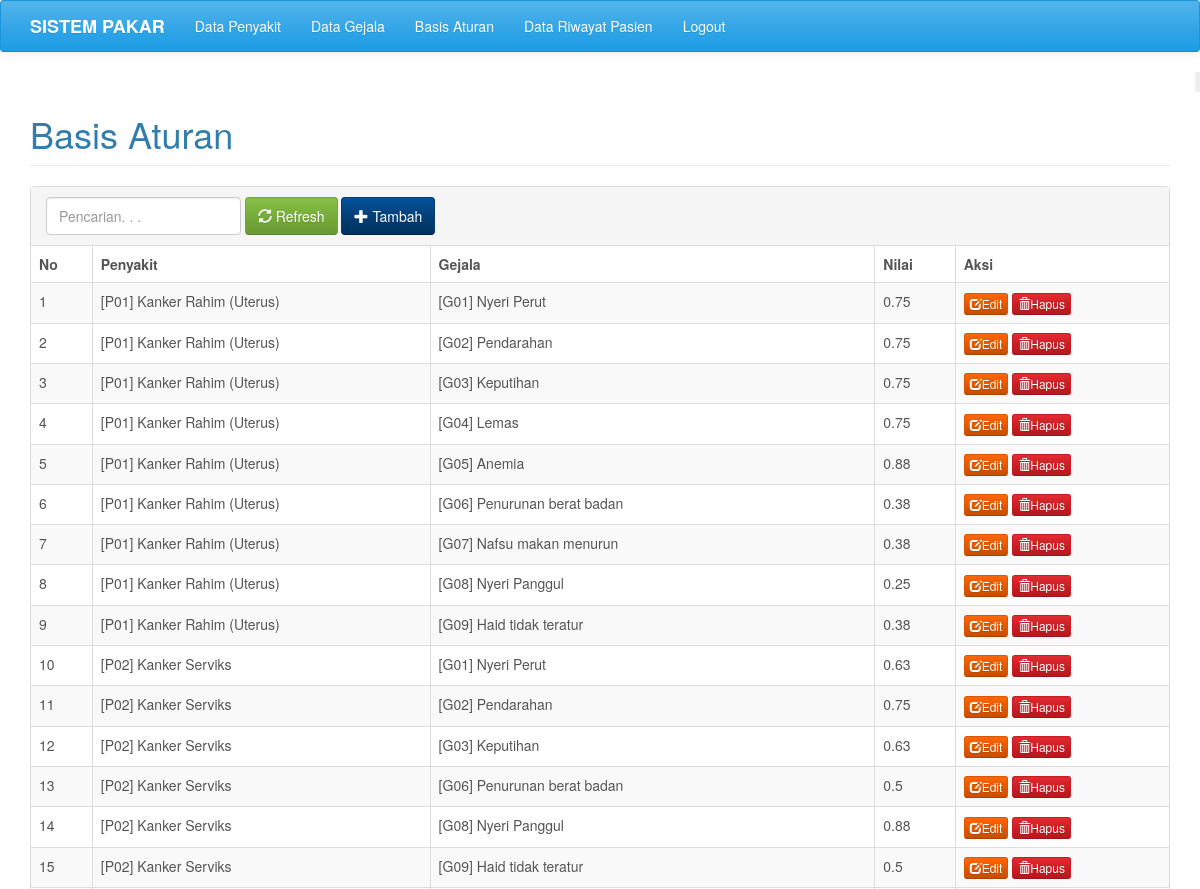
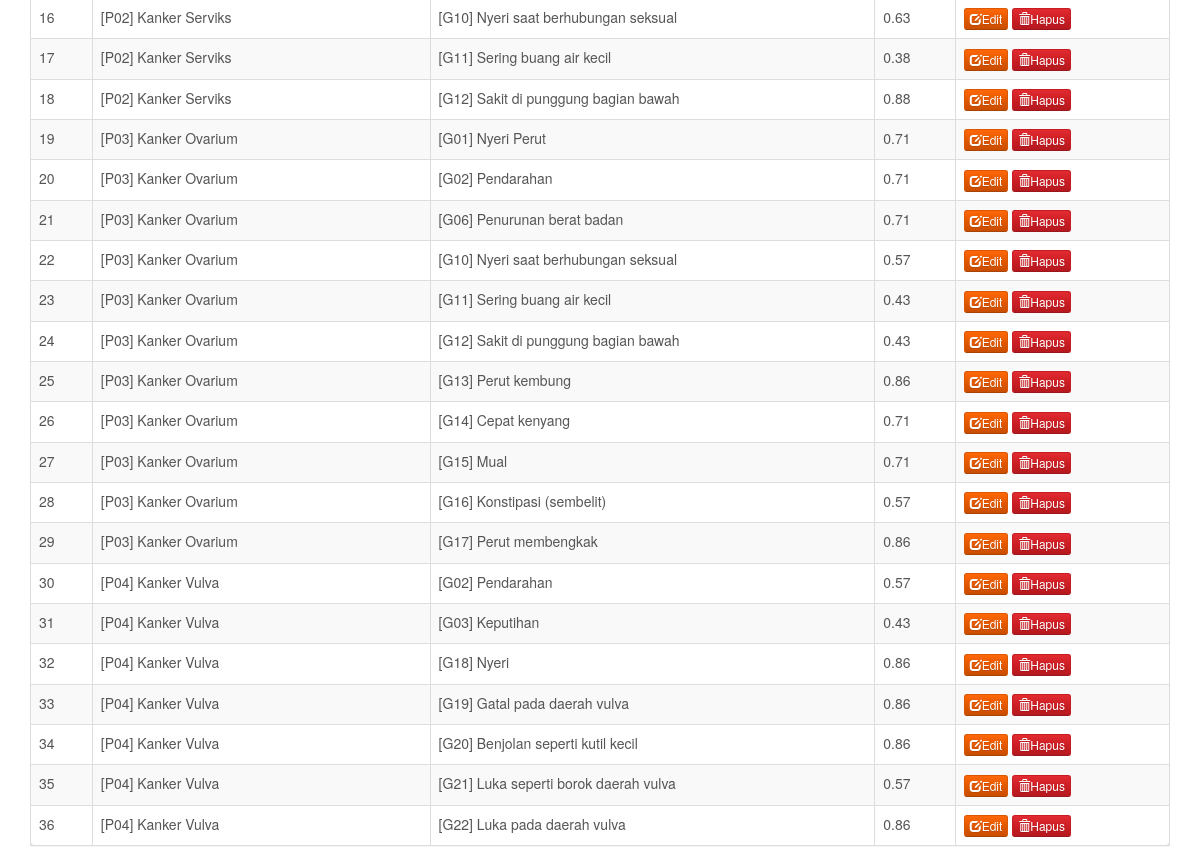
/admin/index.php?m=aturan (signed in), run on the app's committed database (2 pictures, top to bottom).
### tables this page shows
CREATE TABLE `tb_aturan` (
  `ID` int(11) NOT NULL,
  `kode_penyakit` varchar(16) DEFAULT NULL,
  `kode_gejala` varchar(16) DEFAULT NULL,
  `nilai` double DEFAULT NULL
);

CREATE TABLE `tb_penyakit` (
  `kode_penyakit` varchar(16) NOT NULL,
  `nama_penyakit` varchar(255) DEFAULT NULL,
  `keterangan` text DEFAULT NULL
);

CREATE TABLE `tb_gejala` (
  `kode_gejala` varchar(16) NOT NULL,
  `nama_gejala` varchar(255) DEFAULT NULL
);

### admin/functions.php (called while the page is built, shortened)
<?php
include 'config.php';
include '../includes/db.php';
$db = new DB($config['server'], $config['username'], $config['password'], $config['database_name']);
function _get($key, $val = null)
{
    if (isset($_GET[$key]))
        return $_GET[$key];
    else
        return $val;
}

### admin/config.php (called while the page is built)
<?php
$config["server"] = 'localhost';
$config["username"] = 'root';
$config["password"] = '';
$config["database_name"] = 'db_pakar';

### includes/db.php (called while the page is built, shortened)
<?php
class DB
{
	var $conn = null;
	public function __construct($host, $username, $passwd, $dbname)
	{
		$this->conn = mysqli_connect($host, $username, $passwd, $dbname);
	}
	public function query($sql)
	{
		$query = mysqli_query($this->conn, $sql) or die('<pre>Error mysqli_query: ' . mysqli_error($this->conn) . '<br />' . $sql . '</pre>');
		return $query;
	}
	public function get_results($sql)
	{
		$query = $this->query($sql);
		$arr = array();
		while ($row = mysqli_fetch_object($query)) {
			$arr[] = $row;
		}
		return $arr;
	}
}

### admin/aturan.php (the view, shortened to what this page needs)
<div class="page-header">
    <h1>Basis Aturan</h1>
</div>
<div class="panel panel-default">
    <div class="panel-heading">
        <form class="form-inline">
            <div class="form-group">
                <input class="form-control" type="text" placeholder="Pencarian. . ." name="q" value="<?= _get('q') ?>" />
            </div>
            <div class="form-group">
                <button class="btn btn-success"><span class="glyphicon glyphicon-refresh"></span> Refresh</button>
            </div>
            <div class="form-group">
                <a class="btn btn-info" href="?m=aturan_tambah"><span class="glyphicon glyphicon-plus"></span> Tambah</a>
            </div>
        </form>
    </div>
    <div class="oxa">
        <table class="table table-bordered table-hover table-striped">
            <thead>
                <tr class="nw">
                    <th>No</th>
                    <th>Penyakit</th>
                    <th>Gejala</th>
                    <th>Nilai</th>
                    <th>Aksi</th>
                </tr>
            </thead>
            <?php
            $q = esc_field(_get('q'));
            $rows = $db->get_results("SELECT r.*, g.nama_gejala, p.nama_penyakit, r.nilai
            FROM tb_aturan r INNER JOIN tb_penyakit p ON p.`kode_penyakit`=r.`kode_penyakit` INNER JOIN tb_gejala g ON g.`kode_gejala`=r.`kode_gejala`
            WHERE r.kode_gejala LIKE '%$q%'
                OR r.kode_penyakit LIKE '%$q%'
                OR g.nama_gejala LIKE '%$q%'
                OR p.nama_penyakit LIKE '%$q%'
            ORDER BY r.kode_penyakit, r.kode_gejala");
            $no = 0;
            foreach ($rows as $row) : ?>
                <tr>
                    <td><?= ++$no ?></td>
                    <td>[<?= $row->kode_penyakit ?>] <?= $row->nama_penyakit ?></td>
                    <td>[<?= $row->kode_gejala ?>] <?= $row->nama_gejala ?></td>
                    <td><?= $row->nilai ?></td>
                    <td class="nw">
                        <a class="btn btn-xs btn-warning" href="?m=aturan_ubah&ID=<?= $row->ID ?>"><span class="glyphicon glyphicon-edit"></span>Edit</a>
                        <a class="btn btn-xs btn-danger dele" href="aksi.php?act=aturan_hapus&ID=<?= $row->ID ?>"><span class="glyphicon glyphicon-trash"></span>Hapus</a>
                    </td>
                </tr>
            <?php endforeach ?>
        </table>
    </div>
</div>

### assets/css/general.css (style rules this page uses)
html { position: relative; min-height: 100%; }
body { margin-bottom: 70px; }
.nw { white-space: nowrap; }
.page-header { margin-top: 0; padding-bottom: 0; }
.page-header h1 { margin-top: 0; }
.oxa { overflow-x: auto; }
.panel .oxa { margin: -1px; }
.oxa .table { margin-bottom: 0; }
.panel .oxa .table thead tr:first-child th { border-bottom: 0; }

### admin/index.php (style rules this page uses)
body { background-size: cover; background-repeat: no-repeat; background-position: center; margin: 0; padding: 0; }

### data on the page
tb_aturan: kode_penyakit "P01", kode_penyakit.nama_penyakit "Kanker Rahim (Uterus)", kode_gejala "G01", kode_gejala.nama_gejala "Nyeri Perut", nilai "0.75"
tb_aturan: kode_penyakit "P01", kode_penyakit.nama_penyakit "Kanker Rahim (Uterus)", kode_gejala "G02", kode_gejala.nama_gejala "Pendarahan", nilai "0.75"
tb_aturan: kode_penyakit "P01", kode_penyakit.nama_penyakit "Kanker Rahim (Uterus)", kode_gejala "G03", kode_gejala.nama_gejala "Keputihan", nilai "0.75"
tb_aturan: kode_penyakit "P01", kode_penyakit.nama_penyakit "Kanker Rahim (Uterus)", kode_gejala "G04", kode_gejala.nama_gejala "Lemas", nilai "0.75"
tb_aturan: kode_penyakit "P01", kode_penyakit.nama_penyakit "Kanker Rahim (Uterus)", kode_gejala "G05", kode_gejala.nama_gejala "Anemia", nilai "0.88"
tb_aturan: kode_penyakit "P01", kode_penyakit.nama_penyakit "Kanker Rahim (Uterus)", kode_gejala "G06", kode_gejala.nama_gejala "Penurunan berat badan", nilai "0.38"
tb_aturan: kode_penyakit "P01", kode_penyakit.nama_penyakit "Kanker Rahim (Uterus)", kode_gejala "G07", kode_gejala.nama_gejala "Nafsu makan menurun", nilai "0.38"
tb_aturan: kode_penyakit "P01", kode_penyakit.nama_penyakit "Kanker Rahim (Uterus)", kode_gejala "G08", kode_gejala.nama_gejala "Nyeri Panggul", nilai "0.25"
tb_aturan: kode_penyakit "P01", kode_penyakit.nama_penyakit "Kanker Rahim (Uterus)", kode_gejala "G09", kode_gejala.nama_gejala "Haid tidak teratur", nilai "0.38"
tb_aturan: kode_penyakit "P02", kode_penyakit.nama_penyakit "Kanker Serviks", kode_gejala "G01", kode_gejala.nama_gejala "Nyeri Perut", nilai "0.63"
tb_aturan: kode_penyakit "P02", kode_penyakit.nama_penyakit "Kanker Serviks", kode_gejala "G02", kode_gejala.nama_gejala "Pendarahan", nilai "0.75"
tb_aturan: kode_penyakit "P02", kode_penyakit.nama_penyakit "Kanker Serviks", kode_gejala "G03", kode_gejala.nama_gejala "Keputihan", nilai "0.63"
tb_aturan: kode_penyakit "P02", kode_penyakit.nama_penyakit "Kanker Serviks", kode_gejala "G06", kode_gejala.nama_gejala "Penurunan berat badan", nilai "0.5"
tb_aturan: kode_penyakit "P02", kode_penyakit.nama_penyakit "Kanker Serviks", kode_gejala "G08", kode_gejala.nama_gejala "Nyeri Panggul", nilai "0.88"
tb_aturan: kode_penyakit "P02", kode_penyakit.nama_penyakit "Kanker Serviks", kode_gejala "G09", kode_gejala.nama_gejala "Haid tidak teratur", nilai "0.5"
tb_aturan: kode_penyakit "P02", kode_penyakit.nama_penyakit "Kanker Serviks", kode_gejala "G10", kode_gejala.nama_gejala "Nyeri saat berhubungan seksual", nilai "0.63"
tb_aturan: kode_penyakit "P02", kode_penyakit.nama_penyakit "Kanker Serviks", kode_gejala "G11", kode_gejala.nama_gejala "Sering buang air kecil", nilai "0.38"
tb_aturan: kode_penyakit "P02", kode_penyakit.nama_penyakit "Kanker Serviks", kode_gejala "G12", kode_gejala.nama_gejala "Sakit di punggung bagian bawah", nilai "0.88"
tb_aturan: kode_penyakit "P03", kode_penyakit.nama_penyakit "Kanker Ovarium", kode_gejala "G01", kode_gejala.nama_gejala "Nyeri Perut", nilai "0.71"
tb_aturan: kode_penyakit "P03", kode_penyakit.nama_penyakit "Kanker Ovarium", kode_gejala "G02", kode_gejala.nama_gejala "Pendarahan", nilai "0.71"
tb_aturan: kode_penyakit "P03", kode_penyakit.nama_penyakit "Kanker Ovarium", kode_gejala "G06", kode_gejala.nama_gejala "Penurunan berat badan", nilai "0.71"
tb_aturan: kode_penyakit "P03", kode_penyakit.nama_penyakit "Kanker Ovarium", kode_gejala "G10", kode_gejala.nama_gejala "Nyeri saat berhubungan seksual", nilai "0.57"
tb_aturan: kode_penyakit "P03", kode_penyakit.nama_penyakit "Kanker Ovarium", kode_gejala "G11", kode_gejala.nama_gejala "Sering buang air kecil", nilai "0.43"
tb_aturan: kode_penyakit "P03", kode_penyakit.nama_penyakit "Kanker Ovarium", kode_gejala "G12", kode_gejala.nama_gejala "Sakit di punggung bagian bawah", nilai "0.43"
tb_aturan: kode_penyakit "P03", kode_penyakit.nama_penyakit "Kanker Ovarium", kode_gejala "G13", kode_gejala.nama_gejala "Perut kembung", nilai "0.86"
tb_aturan: kode_penyakit "P03", kode_penyakit.nama_penyakit "Kanker Ovarium", kode_gejala "G14", kode_gejala.nama_gejala "Cepat kenyang", nilai "0.71"
tb_aturan: kode_penyakit "P03", kode_penyakit.nama_penyakit "Kanker Ovarium", kode_gejala "G15", kode_gejala.nama_gejala "Mual", nilai "0.71"
tb_aturan: kode_penyakit "P03", kode_penyakit.nama_penyakit "Kanker Ovarium", kode_gejala "G16", kode_gejala.nama_gejala "Konstipasi (sembelit)", nilai "0.57"
tb_aturan: kode_penyakit "P03", kode_penyakit.nama_penyakit "Kanker Ovarium", kode_gejala "G17", kode_gejala.nama_gejala "Perut membengkak", nilai "0.86"
tb_aturan: kode_penyakit "P04", kode_penyakit.nama_penyakit "Kanker Vulva", kode_gejala "G02", kode_gejala.nama_gejala "Pendarahan", nilai "0.57"
tb_aturan: kode_penyakit "P04", kode_penyakit.nama_penyakit "Kanker Vulva", kode_gejala "G03", kode_gejala.nama_gejala "Keputihan", nilai "0.43"
tb_aturan: kode_penyakit "P04", kode_penyakit.nama_penyakit "Kanker Vulva", kode_gejala "G18", kode_gejala.nama_gejala "Nyeri", nilai "0.86"
tb_aturan: kode_penyakit "P04", kode_penyakit.nama_penyakit "Kanker Vulva", kode_gejala "G19", kode_gejala.nama_gejala "Gatal pada daerah vulva", nilai "0.86"
tb_aturan: kode_penyakit "P04", kode_penyakit.nama_penyakit "Kanker Vulva", kode_gejala "G20", kode_gejala.nama_gejala "Benjolan seperti kutil kecil", nilai "0.86"
tb_aturan: kode_penyakit "P04", kode_penyakit.nama_penyakit "Kanker Vulva", kode_gejala "G21", kode_gejala.nama_gejala "Luka seperti borok daerah vulva", nilai "0.57"
tb_aturan: kode_penyakit "P04", kode_penyakit.nama_penyakit "Kanker Vulva", kode_gejala "G22", kode_gejala.nama_gejala "Luka pada daerah vulva", nilai "0.86"
